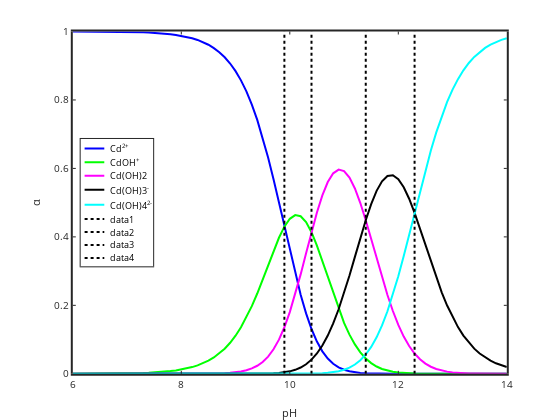

Notebook cell for this chart:
### Markdown cell above
# Cd hydroxycomplexation

The overall complexation constants for Cd$^{2+}$ with OH$^-$ are $\log{\beta_{f1}}=4.1$, $\log{\beta_{f2}}=7.7$, $\log{\beta_{f3}}=10.3$ and $\log{\beta_{f4}}=12$ corresponding to the following reactions (in order)

$\mathrm{Cd^{2+}}+\mathrm{OH^-} \leftrightharpoons \mathrm{CdOH^+}$

$\mathrm{Cd^{2+}}+2\mathrm{OH^-} \leftrightharpoons \mathrm{Cd(OH)_2^0}$

$\mathrm{Cd^{2+}}+3\mathrm{OH^-} \leftrightharpoons \mathrm{Cd(OH)_3^-}$

$\mathrm{Cd^{2+}}+4\mathrm{OH^-} \leftrightharpoons \mathrm{Cd(OH)_4^{2-}}$

We derived the alpha expressions for these 5 species in class

$\alpha_{\mathrm{Cd^{2+}}} = \dfrac{[\mathrm{H^{+}}]^4}{\beta_{a4}+\beta_{a3}[\mathrm{H^+}]+\beta_{a2}[\mathrm{H^+}]^2+\beta_{a1}[\mathrm{H^+}]^3+[\mathrm{H^{+}}]^4}$


$\alpha_{\mathrm{CdOH^{+}}} = \dfrac{\beta_{a1}[\mathrm{H^+}]^3}{\beta_{a4}+\beta_{a3}[\mathrm{H^+}]+\beta_{a2}[\mathrm{H^+}]^2+\beta_{a1}[\mathrm{H^+}]^3+[\mathrm{H^{+}}]^4}$


$\alpha_{\mathrm{Cd(OH)_2^{0}}} = \dfrac{\beta_{a2}[\mathrm{H^+}]^2}{\beta_{a4}+\beta_{a3}[\mathrm{H^+}]+\beta_{a2}[\mathrm{H^+}]^2+\beta_{a1}[\mathrm{H^+}]^3+[\mathrm{H^{+}}]^4}$


$\alpha_{\mathrm{Cd(OH)_3^{-}}} = \dfrac{\beta_{a3}[\mathrm{H^+}]}{\beta_{a4}+\beta_{a3}[\mathrm{H^+}]+\beta_{a2}[\mathrm{H^+}]^2+\beta_{a1}[\mathrm{H^+}]^3+[\mathrm{H^{+}}]^4}$

$\alpha_{\mathrm{Cd(OH)_4^{2-}}} = \dfrac{\beta_{a4}}{\beta_{a4}+\beta_{a3}[\mathrm{H^+}]+\beta_{a2}[\mathrm{H^+}]^2+\beta_{a1}[\mathrm{H^+}]^3+[\mathrm{H^{+}}]^4}$

In class we learned how to quickly sketch the distribution diagram using the step-wise formation constants.  We can make a more quantitative sketch though using these expressions (note, since pH would be a known quantity we do not need to make any additional assumptions.).

### Code cell
%plot -s 600,500 -f 'svg'
logB1=4.1; logB2=7.7; logB3=10.3; logB4=12; Kw=1e-14; logKw=log10(Kw);
logBa1=logB1+logKw; logBa2=logB2+2*logKw; logBa3=logB3+3*logKw; logBa4=logB4+4*logKw;
Ba1=10^logBa1; Ba2=10^logBa2; Ba3=10^logBa3; Ba4=10^logBa4;

pH=6:0.1:14; H=10.^(-pH); OH=Kw./H;
denominator=H.^4+Ba1*H.^3+Ba2*H.^2+Ba3*H+Ba4;
alphaCd=(H.^4)./denominator;
alphaCdOH=(H.^3*Ba1)./denominator;
alphaCdOH2=(H.^2*Ba2)./denominator;
alphaCdOH3=(H*Ba3)./denominator;
alphaCdOH4=(Ba4)./denominator;

plot(pH,alphaCd,'b','linewidth',2)
hold on
plot(pH,alphaCdOH,'g','linewidth',2)
plot(pH,alphaCdOH2,'m','linewidth',2)
plot(pH,alphaCdOH3,'k','linewidth',2)
plot(pH,alphaCdOH4,'c','linewidth',2)
xlabel('pH'); ylabel('\alpha');
legend('Cd^{2+}','CdOH^+','Cd(OH)2','Cd(OH)3^-','Cd(OH)4^{2-}','location','west')
set(gca,'linewidth',2)
title('Distribution diagram, Cd hydroxo complexation')

% add stepwise values (pH=pKa but we need to convert because we were given overall association constants)

plot([9.9 9.9],[0 1],'k:','linewidth',2)
plot([10.4 10.4],[0 1],'k:','linewidth',2)
plot([11.4 11.4],[0 1],'k:','linewidth',2)
plot([12.3 12.3],[0 1],'k:','linewidth',2)

### Figure 1 — Plotly figure (JSON) as saved in the notebook; plotly's stock layout.template omitted (floating-point values rounded to 4 significant figures)
{"data": [{"line": {"color": "rgb(0,0,255)", "dash": "solid", "width": 2}, "marker": {"color": "rgb(0,0,255)", "line": {"color": "rgb(0,0,255)"}, "size": 6, "symbol": "none"}, "mode": "lines", "name": "Cd^{2+}", "showlegend": true, "type": "scatter", "visibility": true, "x": [6, 6.1, 6.2, 6.3, 6.4, 6.5, 6.6, 6.7, 6.8, 6.9, 7, 7.1, 7.2, 7.3, 7.4, 7.5, 7.6, 7.7, 7.8, 7.9, 8, 8.1, 8.2, 8.3, 8.4, 8.5, 8.6, 8.7, 8.8, 8.9, 9, 9.1, 9.2, 9.3, 9.4, 9.5, 9.6, 9.7, 9.8, 9.9, 10, 10.1, 10.2, 10.3, 10.4, 10.5, 10.6, 10.7, 10.8, 10.9, 11, 11.1, 11.2, 11.3, 11.4, 11.5, 11.6, 11.7, 11.8, 11.9, 12, 12.1, 12.2, 12.3, 12.4, 12.5, 12.6, 12.7, 12.8, 12.9, 13, 13.1, 13.2, 13.3, 13.4, 13.5, 13.6, 13.7, 13.8, 13.9, 14], "xaxis": "x", "y": [0.9999, 0.9998, 0.9998, 0.9997, 0.9997, 0.9996, 0.9995, 0.9994, 0.9992, 0.999, 0.9987, 0.9984, 0.998, 0.9975, 0.9968, 0.996, 0.995, 0.9937, 0.9921, 0.9901, 0.9875, 0.9843, 0.9803, 0.9753, 0.969, 0.9612, 0.9516, 0.9395, 0.9247, 0.9065, 0.8842, 0.8573, 0.8249, 0.7866, 0.7417, 0.6902, 0.6322, 0.5684, 0.5003, 0.4299, 0.3597, 0.2925, 0.2307, 0.1765, 0.1308, 0.09404, 0.06562, 0.0445, 0.02935, 0.01886, 0.01181, 0.007215, 0.004299, 0.0025, 0.001419, 0.0007856, 0.0004245, 0.0002239, 0.0001153, 5.799e-05, 2.85e-05, 1.369e-05, 6.438e-06, 2.966e-06, 1.34e-06, 5.947e-07, 2.597e-07, 1.118e-07, 4.748e-08, 1.995e-08, 8.302e-09, 3.427e-09, 1.405e-09, 5.729e-10, 2.325e-10, 9.402e-11, 3.79e-11, 1.524e-11, 6.115e-12, 2.45e-12, 9.804e-13], "yaxis": "y"}, {"line": {"color": "rgb(0,255,0)", "dash": "solid", "width": 2}, "marker": {"color": "rgb(0,255,0)", "line": {"color": "rgb(0,255,0)"}, "size": 6, "symbol": "none"}, "mode": "lines", "name": "CdOH^+", "showlegend": true, "type": "scatter", "visibility": true, "x": [6, 6.1, 6.2, 6.3, 6.4, 6.5, 6.6, 6.7, 6.8, 6.9, 7, 7.1, 7.2, 7.3, 7.4, 7.5, 7.6, 7.7, 7.8, 7.9, 8, 8.1, 8.2, 8.3, 8.4, 8.5, 8.6, 8.7, 8.8, 8.9, 9, 9.1, 9.2, 9.3, 9.4, 9.5, 9.6, 9.7, 9.8, 9.9, 10, 10.1, 10.2, 10.3, 10.4, 10.5, 10.6, 10.7, 10.8, 10.9, 11, 11.1, 11.2, 11.3, 11.4, 11.5, 11.6, 11.7, 11.8, 11.9, 12, 12.1, 12.2, 12.3, 12.4, 12.5, 12.6, 12.7, 12.8, 12.9, 13, 13.1, 13.2, 13.3, 13.4, 13.5, 13.6, 13.7, 13.8, 13.9, 14], "xaxis": "x", "y": [0.0001259, 0.0001585, 0.0001995, 0.0002511, 0.0003161, 0.0003979, 0.0005009, 0.0006306, 0.0007937, 0.000999, 0.001257, 0.001582, 0.001991, 0.002506, 0.003152, 0.003965, 0.004987, 0.00627, 0.007881, 0.009901, 0.01243, 0.0156, 0.01956, 0.0245, 0.03064, 0.03827, 0.04769, 0.05928, 0.07345, 0.09065, 0.1113, 0.1359, 0.1646, 0.1976, 0.2346, 0.2748, 0.3168, 0.3586, 0.3974, 0.4299, 0.4528, 0.4635, 0.4603, 0.4432, 0.4137, 0.3744, 0.3289, 0.2808, 0.2332, 0.1886, 0.1487, 0.1143, 0.08579, 0.0628, 0.04486, 0.03127, 0.02128, 0.01413, 0.009159, 0.005799, 0.003588, 0.00217, 0.001285, 0.000745, 0.0004237, 0.0002368, 0.0001302, 7.051e-05, 3.772e-05, 1.995e-05, 1.045e-05, 5.432e-06, 2.804e-06, 1.439e-06, 7.353e-07, 3.743e-07, 1.899e-07, 9.615e-08, 4.858e-08, 2.45e-08, 1.234e-08], "yaxis": "y"}, {"line": {"color": "rgb(255,0,255)", "dash": "solid", "width": 2}, "marker": {"color": "rgb(255,0,255)", "line": {"color": "rgb(255,0,255)"}, "size": 6, "symbol": "none"}, "mode": "lines", "name": "Cd(OH)2", "showlegend": true, "type": "scatter", "visibility": true, "x": [6, 6.1, 6.2, 6.3, 6.4, 6.5, 6.6, 6.7, 6.8, 6.9, 7, 7.1, 7.2, 7.3, 7.4, 7.5, 7.6, 7.7, 7.8, 7.9, 8, 8.1, 8.2, 8.3, 8.4, 8.5, 8.6, 8.7, 8.8, 8.9, 9, 9.1, 9.2, 9.3, 9.4, 9.5, 9.6, 9.7, 9.8, 9.9, 10, 10.1, 10.2, 10.3, 10.4, 10.5, 10.6, 10.7, 10.8, 10.9, 11, 11.1, 11.2, 11.3, 11.4, 11.5, 11.6, 11.7, 11.8, 11.9, 12, 12.1, 12.2, 12.3, 12.4, 12.5, 12.6, 12.7, 12.8, 12.9, 13, 13.1, 13.2, 13.3, 13.4, 13.5, 13.6, 13.7, 13.8, 13.9, 14], "xaxis": "x", "y": [5.011e-09, 7.942e-09, 1.259e-08, 1.995e-08, 3.161e-08, 5.01e-08, 7.939e-08, 1.258e-07, 1.994e-07, 3.159e-07, 5.006e-07, 7.931e-07, 1.256e-06, 1.99e-06, 3.152e-06, 4.992e-06, 7.904e-06, 1.251e-05, 1.979e-05, 3.131e-05, 4.949e-05, 7.819e-05, 0.0001234, 0.0001946, 0.0003064, 0.0004818, 0.0007558, 0.001183, 0.001845, 0.002867, 0.004432, 0.00681, 0.01039, 0.01569, 0.02346, 0.03459, 0.05021, 0.07156, 0.09982, 0.1359, 0.1803, 0.2323, 0.2905, 0.3521, 0.4137, 0.4713, 0.5212, 0.5602, 0.5857, 0.5964, 0.592, 0.5731, 0.5413, 0.4988, 0.4486, 0.3937, 0.3372, 0.2819, 0.2301, 0.1834, 0.1428, 0.1088, 0.08105, 0.05917, 0.04237, 0.02981, 0.02063, 0.01407, 0.009474, 0.006308, 0.004161, 0.002722, 0.001769, 0.001143, 0.0007353, 0.0004712, 0.000301, 0.0001919, 0.000122, 7.748e-05, 4.914e-05], "yaxis": "y"}, {"line": {"color": "rgb(0, 0, 0)", "dash": "solid", "width": 2}, "marker": {"color": "rgb(0, 0, 0)", "line": {"color": "rgb(0, 0, 0)"}, "size": 6, "symbol": "none"}, "mode": "lines", "name": "Cd(OH)3^-", "showlegend": true, "type": "scatter", "visibility": true, "x": [6, 6.1, 6.2, 6.3, 6.4, 6.5, 6.6, 6.7, 6.8, 6.9, 7, 7.1, 7.2, 7.3, 7.4, 7.5, 7.6, 7.7, 7.8, 7.9, 8, 8.1, 8.2, 8.3, 8.4, 8.5, 8.6, 8.7, 8.8, 8.9, 9, 9.1, 9.2, 9.3, 9.4, 9.5, 9.6, 9.7, 9.8, 9.9, 10, 10.1, 10.2, 10.3, 10.4, 10.5, 10.6, 10.7, 10.8, 10.9, 11, 11.1, 11.2, 11.3, 11.4, 11.5, 11.6, 11.7, 11.8, 11.9, 12, 12.1, 12.2, 12.3, 12.4, 12.5, 12.6, 12.7, 12.8, 12.9, 13, 13.1, 13.2, 13.3, 13.4, 13.5, 13.6, 13.7, 13.8, 13.9, 14], "xaxis": "x", "y": [1.995e-14, 3.98e-14, 7.942e-14, 1.584e-13, 3.161e-13, 6.307e-13, 1.258e-12, 2.51e-12, 5.008e-12, 9.99e-12, 1.993e-11, 3.975e-11, 7.927e-11, 1.581e-10, 3.152e-10, 6.285e-10, 1.253e-09, 2.496e-09, 4.972e-09, 9.901e-09, 1.97e-08, 3.919e-08, 7.787e-08, 1.546e-07, 3.064e-07, 6.065e-07, 1.198e-06, 2.36e-06, 4.634e-06, 9.065e-06, 1.764e-05, 3.413e-05, 6.553e-05, 0.0001247, 0.0002346, 0.0004355, 0.0007958, 0.001428, 0.002507, 0.004299, 0.007177, 0.01164, 0.01833, 0.02797, 0.04137, 0.05933, 0.08261, 0.1118, 0.1471, 0.1886, 0.2357, 0.2872, 0.3415, 0.3962, 0.4486, 0.4957, 0.5344, 0.5625, 0.5779, 0.5799, 0.5686, 0.5451, 0.5114, 0.47, 0.4237, 0.3752, 0.3269, 0.2807, 0.238, 0.1995, 0.1656, 0.1364, 0.1116, 0.09081, 0.07353, 0.05932, 0.04771, 0.03828, 0.03065, 0.0245, 0.01956], "yaxis": "y"}, {"line": {"color": "rgb(0,255,255)", "dash": "solid", "width": 2}, "marker": {"color": "rgb(0,255,255)", "line": {"color": "rgb(0,255,255)"}, "size": 6, "symbol": "none"}, "mode": "lines", "name": "Cd(OH)4^{2-}", "showlegend": true, "type": "scatter", "visibility": true, "x": [6, 6.1, 6.2, 6.3, 6.4, 6.5, 6.6, 6.7, 6.8, 6.9, 7, 7.1, 7.2, 7.3, 7.4, 7.5, 7.6, 7.7, 7.8, 7.9, 8, 8.1, 8.2, 8.3, 8.4, 8.5, 8.6, 8.7, 8.8, 8.9, 9, 9.1, 9.2, 9.3, 9.4, 9.5, 9.6, 9.7, 9.8, 9.9, 10, 10.1, 10.2, 10.3, 10.4, 10.5, 10.6, 10.7, 10.8, 10.9, 11, 11.1, 11.2, 11.3, 11.4, 11.5, 11.6, 11.7, 11.8, 11.9, 12, 12.1, 12.2, 12.3, 12.4, 12.5, 12.6, 12.7, 12.8, 12.9, 13, 13.1, 13.2, 13.3, 13.4, 13.5, 13.6, 13.7, 13.8, 13.9, 14], "xaxis": "x", "y": [9.999e-21, 2.511e-20, 6.308e-20, 1.584e-19, 3.98e-19, 9.996e-19, 2.511e-18, 6.306e-18, 1.584e-17, 3.977e-17, 9.987e-17, 2.508e-16, 6.297e-16, 1.581e-15, 3.969e-15, 9.96e-15, 2.499e-14, 6.27e-14, 1.572e-13, 3.942e-13, 9.875e-13, 2.473e-12, 6.185e-12, 1.546e-11, 3.858e-11, 9.612e-11, 2.39e-10, 5.928e-10, 1.466e-09, 3.609e-09, 8.842e-09, 2.153e-08, 5.205e-08, 1.247e-07, 2.953e-07, 6.902e-07, 1.588e-06, 3.586e-06, 7.929e-06, 1.711e-05, 3.597e-05, 7.346e-05, 0.0001456, 0.0002797, 0.0005208, 0.0009404, 0.001648, 0.002808, 0.004652, 0.007508, 0.01181, 0.01812, 0.02713, 0.03962, 0.05648, 0.07856, 0.1066, 0.1413, 0.1828, 0.2309, 0.285, 0.3439, 0.4062, 0.47, 0.5335, 0.5947, 0.6523, 0.7051, 0.7525, 0.7942, 0.8302, 0.8608, 0.8866, 0.9081, 0.9257, 0.9402, 0.952, 0.9615, 0.9692, 0.9754, 0.9804], "yaxis": "y"}, {"line": {"color": "rgb(0, 0, 0)", "dash": "dot", "width": 2}, "marker": {"color": "rgb(0, 0, 0)", "line": {"color": "rgb(0, 0, 0)"}, "size": 6, "symbol": "none"}, "mode": "lines", "name": "data1", "showlegend": true, "type": "scatter", "visibility": true, "x": [9.9, 9.9], "xaxis": "x", "y": [0, 1], "yaxis": "y"}, {"line": {"color": "rgb(0, 0, 0)", "dash": "dot", "width": 2}, "marker": {"color": "rgb(0, 0, 0)", "line": {"color": "rgb(0, 0, 0)"}, "size": 6, "symbol": "none"}, "mode": "lines", "name": "data2", "showlegend": true, "type": "scatter", "visibility": true, "x": [10.4, 10.4], "xaxis": "x", "y": [0, 1], "yaxis": "y"}, {"line": {"color": "rgb(0, 0, 0)", "dash": "dot", "width": 2}, "marker": {"color": "rgb(0, 0, 0)", "line": {"color": "rgb(0, 0, 0)"}, "size": 6, "symbol": "none"}, "mode": "lines", "name": "data3", "showlegend": true, "type": "scatter", "visibility": true, "x": [11.4, 11.4], "xaxis": "x", "y": [0, 1], "yaxis": "y"}, {"line": {"color": "rgb(0, 0, 0)", "dash": "dot", "width": 2}, "marker": {"color": "rgb(0, 0, 0)", "line": {"color": "rgb(0, 0, 0)"}, "size": 6, "symbol": "none"}, "mode": "lines", "name": "data4", "showlegend": true, "type": "scatter", "visibility": true, "x": [12.3, 12.3], "xaxis": "x", "y": [0, 1], "yaxis": "y"}, {"hoverinfo": "none", "line": {"color": "rgb(0,0,255)", "dash": "solid", "width": 2}, "marker": {"color": "rgb(0,0,255)", "line": {"color": "rgb(0,0,255)"}, "size": 6, "symbol": "none"}, "mode": "lines", "name": "", "showlegend": false, "type": "scatter", "visibility": true, "x": [3, 18], "xaxis": "x2", "y": [7.192, 7.192], "yaxis": "y2"}, {"hoverinfo": "none", "line": {"color": "rgb(0,255,0)", "dash": "solid", "width": 2}, "marker": {"color": "rgb(0,255,0)", "line": {"color": "rgb(0,255,0)"}, "size": 6, "symbol": "none"}, "mode": "lines", "name": "", "showlegend": false, "type": "scatter", "visibility": true, "x": [3, 18], "xaxis": "x2", "y": [17.81, 17.81], "yaxis": "y2"}, {"hoverinfo": "none", "line": {"color": "rgb(255,0,255)", "dash": "solid", "width": 2}, "marker": {"color": "rgb(255,0,255)", "line": {"color": "rgb(255,0,255)"}, "size": 6, "symbol": "none"}, "mode": "lines", "name": "", "showlegend": false, "type": "scatter", "visibility": true, "x": [3, 18], "xaxis": "x2", "y": [28.06, 28.06], "yaxis": "y2"}, {"hoverinfo": "none", "line": {"color": "rgb(0, 0, 0)", "dash": "solid", "width": 2}, "marker": {"color": "rgb(0, 0, 0)", "line": {"color": "rgb(0, 0, 0)"}, "size": 6, "symbol": "none"}, "mode": "lines", "name": "", "showlegend": false, "type": "scatter", "visibility": true, "x": [3, 18], "xaxis": "x2", "y": [38.68, 38.68], "yaxis": "y2"}, {"hoverinfo": "none", "line": {"color": "rgb(0,255,255)", "dash": "solid", "width": 2}, "marker": {"color": "rgb(0,255,255)", "line": {"color": "rgb(0,255,255)"}, "size": 6, "symbol": "none"}, "mode": "lines", "name": "", "showlegend": false, "type": "scatter", "visibility": true, "x": [3, 18], "xaxis": "x2", "y": [50.06, 50.06], "yaxis": "y2"}, {"hoverinfo": "none", "line": {"color": "rgb(0, 0, 0)", "dash": "dot", "width": 2}, "marker": {"color": "rgb(0, 0, 0)", "line": {"color": "rgb(0, 0, 0)"}, "size": 6, "symbol": "none"}, "mode": "lines", "name": "", "showlegend": false, "type": "scatter", "visibility": true, "x": [3, 18], "xaxis": "x2", "y": [61.06, 61.06], "yaxis": "y2"}, {"hoverinfo": "none", "line": {"color": "rgb(0, 0, 0)", "dash": "dot", "width": 2}, "marker": {"color": "rgb(0, 0, 0)", "line": {"color": "rgb(0, 0, 0)"}, "size": 6, "symbol": "none"}, "mode": "lines", "name": "", "showlegend": false, "type": "scatter", "visibility": true, "x": [3, 18], "xaxis": "x2", "y": [70.92, 70.92], "yaxis": "y2"}, {"hoverinfo": "none", "line": {"color": "rgb(0, 0, 0)", "dash": "dot", "width": 2}, "marker": {"color": "rgb(0, 0, 0)", "line": {"color": "rgb(0, 0, 0)"}, "size": 6, "symbol": "none"}, "mode": "lines", "name": "", "showlegend": false, "type": "scatter", "visibility": true, "x": [3, 18], "xaxis": "x2", "y": [80.78, 80.78], "yaxis": "y2"}, {"hoverinfo": "none", "line": {"color": "rgb(0, 0, 0)", "dash": "dot", "width": 2}, "marker": {"color": "rgb(0, 0, 0)", "line": {"color": "rgb(0, 0, 0)"}, "size": 6, "symbol": "none"}, "mode": "lines", "name": "", "showlegend": false, "type": "scatter", "visibility": true, "x": [3, 18], "xaxis": "x2", "y": [90.64, 90.64], "yaxis": "y2"}], "layout": {"annotations": [{"font": {"color": "rgb(0, 0, 0)", "size": 9}, "showarrow": false, "text": "Cd<sup>2+</sup>", "x": 21, "xanchor": "left", "xref": "x2", "y": 7.192, "yanchor": "middle", "yref": "y2"}, {"font": {"color": "rgb(0, 0, 0)", "size": 9}, "showarrow": false, "text": "CdOH<sup>+</sup>", "x": 21, "xanchor": "left", "xref": "x2", "y": 17.81, "yanchor": "middle", "yref": "y2"}, {"font": {"color": "rgb(0, 0, 0)", "size": 9}, "showarrow": false, "text": "Cd(OH)2", "x": 21, "xanchor": "left", "xref": "x2", "y": 28.06, "yanchor": "middle", "yref": "y2"}, {"font": {"color": "rgb(0, 0, 0)", "size": 9}, "showarrow": false, "text": "Cd(OH)3<sup>-</sup>", "x": 21, "xanchor": "left", "xref": "x2", "y": 38.68, "yanchor": "middle", "yref": "y2"}, {"font": {"color": "rgb(0, 0, 0)", "size": 9}, "showarrow": false, "text": "Cd(OH)4<sup>2-</sup>", "x": 21, "xanchor": "left", "xref": "x2", "y": 50.06, "yanchor": "middle", "yref": "y2"}, {"font": {"color": "rgb(0, 0, 0)", "size": 9}, "showarrow": false, "text": "data1", "x": 21, "xanchor": "left", "xref": "x2", "y": 61.06, "yanchor": "middle", "yref": "y2"}, {"font": {"color": "rgb(0, 0, 0)", "size": 9}, "showarrow": false, "text": "data2", "x": 21, "xanchor": "left", "xref": "x2", "y": 70.92, "yanchor": "middle", "yref": "y2"}, {"font": {"color": "rgb(0, 0, 0)", "size": 9}, "showarrow": false, "text": "data3", "x": 21, "xanchor": "left", "xref": "x2", "y": 80.78, "yanchor": "middle", "yref": "y2"}, {"font": {"color": "rgb(0, 0, 0)", "size": 9}, "showarrow": false, "text": "data4", "x": 21, "xanchor": "left", "xref": "x2", "y": 90.64, "yanchor": "middle", "yref": "y2"}], "height": 420, "hovermode": "closest", "margin": {"b": 0, "l": 0, "r": 0, "t": 0}, "plot_bgcolor": "rgba(0, 0, 0, 0)", "showlegend": false, "width": 560, "xaxis": {"anchor": "y", "autorange": false, "domain": [0.13, 0.905], "exponentformat": "none", "gridcolor": "rgba(38,38,38,0.15)", "gridwidth": 2, "linecolor": "rgb(38,38,38)", "linewidth": 2, "mirror": "ticks", "range": [6, 14], "showgrid": false, "showline": true, "side": "bottom", "spikedash": "solid", "spikemode": "across", "spikesides": false, "spikethickness": 1, "tickangle": 0, "tickcolor": "rgb(38,38,38)", "tickfont": {"color": "rgb(38,38,38)", "size": 10}, "ticklen": 3, "ticks": "inside", "ticktext": ["6", "8", "10", "12", "14"], "tickvals": [6, 8, 10, 12, 14], "title": {"font": {"color": "rgb(38,38,38)", "size": 11}, "text": "pH"}, "type": "linear", "visible": true, "zeroline": false}, "xaxis2": {"anchor": "y2", "autorange": false, "domain": [0.1441, 0.2735], "exponentformat": "none", "fixedrange": true, "gridcolor": "rgba(38,38,38,0.15)", "gridwidth": 1, "linecolor": "rgb(38,38,38)", "linewidth": 1, "mirror": true, "range": [0, 55.25], "showgrid": false, "showline": true, "showspikes": false, "side": "bottom", "spikedash": "solid", "spikemode": "across", "spikesides": false, "spikethickness": 1, "tickangle": 0, "tickcolor": "rgb(38,38,38)", "tickfont": {"color": "rgb(38,38,38)", "size": 9}, "ticklen": 3, "ticks": "", "ticktext": [], "tickvals": [], "title": {"font": {"color": "rgb(0, 0, 0)", "size": 9.9}, "text": ""}, "type": "linear", "visible": true, "zeroline": false}, "yaxis": {"anchor": "x", "autorange": false, "domain": [0.11, 0.925], "exponentformat": "none", "gridcolor": "rgba(38,38,38,0.15)", "gridwidth": 2, "linecolor": "rgb(38,38,38)", "linewidth": 2, "mirror": "ticks", "range": [0, 1], "showgrid": false, "showline": true, "side": "left", "spikedash": "solid", "spikemode": "across", "spikesides": false, "spikethickness": 1, "tickangle": 0, "tickcolor": "rgb(38,38,38)", "tickfont": {"color": "rgb(38,38,38)", "size": 10}, "ticklen": 3, "ticks": "inside", "ticktext": ["0", "0.2", "0.4", "0.6", "0.8", "1"], "tickvals": [0, 0.2, 0.4, 0.6, 0.8, 1], "title": {"font": {"color": "rgb(38,38,38)", "size": 11}, "text": "&#945;"}, "type": "linear", "visible": true, "zeroline": false}, "yaxis2": {"anchor": "x2", "autorange": false, "domain": [0.3659, 0.6691], "exponentformat": "none", "fixedrange": true, "gridcolor": "rgba(38,38,38,0.15)", "gridwidth": 1, "linecolor": "rgb(38,38,38)", "linewidth": 1, "mirror": true, "range": [97.07, 0], "showgrid": false, "showline": true, "showspikes": false, "side": "left", "spikedash": "solid", "spikemode": "across", "spikesides": false, "spikethickness": 1, "tickangle": 0, "tickcolor": "rgb(38,38,38)", "tickfont": {"color": "rgb(38,38,38)", "size": 9}, "ticklen": 3, "ticks": "", "ticktext": [], "tickvals": [], "title": {"font": {"color": "rgb(0, 0, 0)", "size": 9.9}, "text": ""}, "type": "linear", "visible": true, "zeroline": false}}}
